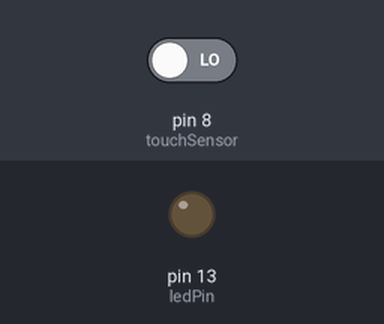
Bench run of a sketch on a simulated Arduino Uno, built with avr-gcc and run on an emulated ATmega328P. On the bench: output pins drawn as LEDs (lit = HIGH). The test bench sets the inputs (shaded band); at power-on: pin 8 (touchSensor) LOW.

Above: at 1.2 s.
1.3 s: pin 8 (touchSensor) driven HIGH
At 2.4 s:
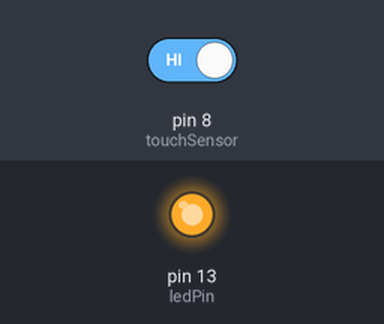
Timing chart, 0 to 4.3 s (numbered marks = the images above; inputs shaded):
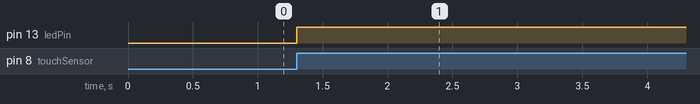

The sketch:

Touch_LED.ino
```cpp
int touchSensor = 8; // 터치센서 핀 설정
int ledPin = 13; // LED 핀 설정
int state = LOW; // LED 상태
int reading; // 터치센서 상태
int previous = LOW; // 터치센서 이전 상태

void setup(){
  pinMode(touchSensor, INPUT); // 터치센서 를 설정
  pinMode(ledPin, OUTPUT); // ledPin 설정
}

void loop(){
  reading = digitalRead(touchSensor); // touchSensor 상태 읽음
  if (reading == HIGH && previous == LOW) {
      if (state == HIGH) // ledPin 가 HIGH 면 LOW 로 바꿔준다.
      state = LOW;
      else // ledPin 가 LOW 면 HIGH 로 바꿔준다.
      state = HIGH;
  }
  digitalWrite(ledPin, state);
  previous = reading;
}
```

Measured:
- after the input at 1.3 s, pin 13 (ledPin): LOW → HIGH at once
